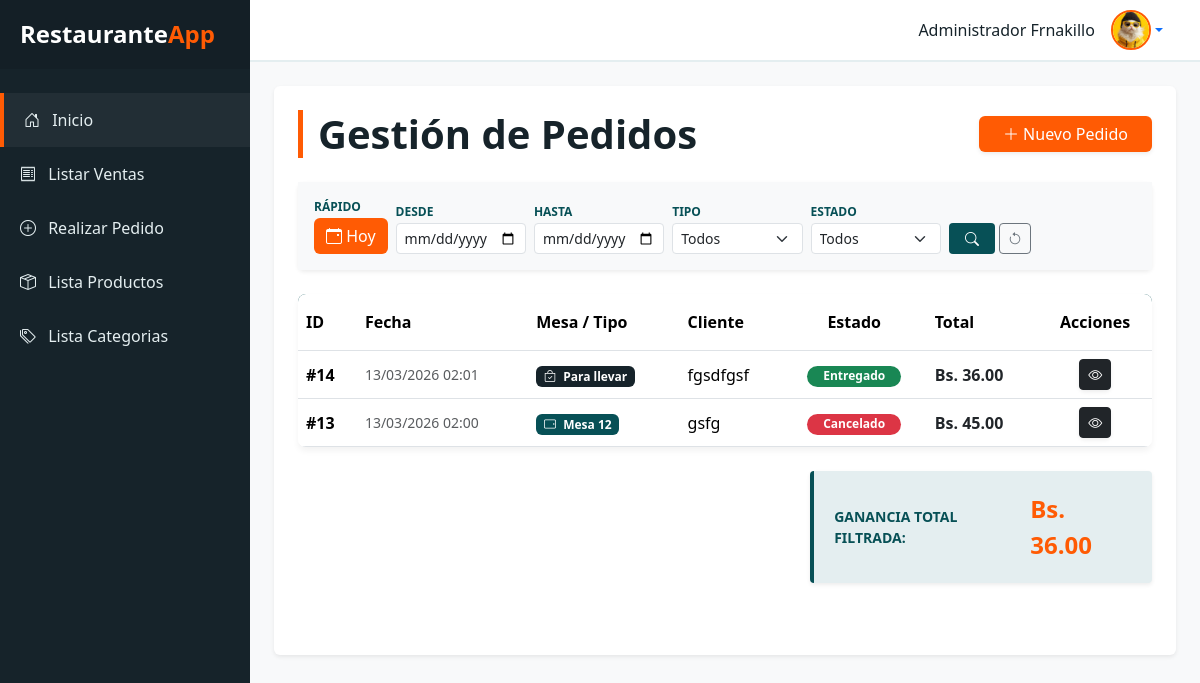
Page /listarpedidos/?hoy=true on the committed database.
### restaurante/models.py (models this page shows, shortened)
class Pedido(models.Model):
    class TipoPedido(models.TextChoices):
        MESA = "MESA", _("En mesa")
        LLEVAR = "LLEVAR", _("Para llevar")
    class Estado(models.TextChoices):
        PENDIENTE = "PENDIENTE", _("Pendiente")
        PREPARANDO = "PREPARANDO", _("Preparando")
        ENTREGADO = "ENTREGADO", _("Entregado")
        CANCELADO = "CANCELADO", _("Cancelado")
    fecha = models.DateTimeField(auto_now_add=True)
    tipo = models.CharField(
        max_length=20,
        choices=TipoPedido.choices,
        default=TipoPedido.MESA
    )
    estado = models.CharField(
        max_length=20,
        choices=Estado.choices,
        default=Estado.PENDIENTE
    )
    mesa = models.CharField(max_length=20, blank=True, null=True)
    cliente_nombre = models.CharField(max_length=100, blank=True, null=True)
    class Meta:
        verbose_name = _("Pedido")
        verbose_name_plural = _("Pedidos")
    @property
    def total(self):
        return sum(det.subtotal for det in self.detalles.all())

class DetallePedido(models.Model):
    pedido = models.ForeignKey(Pedido, on_delete=models.CASCADE, related_name="detalles")
    producto = models.ForeignKey(Producto, on_delete=models.PROTECT)
    cantidad = models.PositiveIntegerField(default=1)
    precio_unitario = models.DecimalField(max_digits=10, decimal_places=2)
    class Meta:
        verbose_name = _("Detalle de Pedido")
        verbose_name_plural = _("Detalles del Pedido")
    @property
    def subtotal(self):
        return self.cantidad * self.precio_unitario

### restaurante/views.py (the view)
# urls.py: path('listarpedidos/', views.lista_pedidos, name='lista_pedidos'),
def lista_pedidos(request):
    estado_filtro = request.GET.get('estado')
    tipo_filtro = request.GET.get('tipo')
    fecha_desde = request.GET.get('desde')
    fecha_hasta = request.GET.get('hasta')
    solo_hoy = request.GET.get('hoy') == 'true'
    qs = Pedido.objects.all().order_by('-fecha')
    if solo_hoy:
        hoy = timezone.now().date()
        qs = qs.filter(fecha__date=hoy)
    elif fecha_desde and fecha_hasta:
        qs = qs.filter(fecha__date__range=[fecha_desde, fecha_hasta])
    if estado_filtro and estado_filtro != 'TODOS':
        qs = qs.filter(estado=estado_filtro)
    if tipo_filtro and tipo_filtro != 'TODOS':
        qs = qs.filter(tipo=tipo_filtro)
    total_registros = qs.count()
    pedidos_entregados = qs.filter(estado='ENTREGADO')
    ganancia_solo_entregados = sum(p.total for p in pedidos_entregados)
    context = {
        'pedidos': qs,
        'estados_choices': Pedido.Estado.choices,
        'tipos_choices': Pedido.TipoPedido.choices,
        'estado_seleccionado': estado_filtro or 'TODOS',
        'tipo_seleccionado': tipo_filtro or 'TODOS',
        'fecha_desde': fecha_desde,
        'fecha_hasta': fecha_hasta,
        'es_hoy': solo_hoy,
        'total_registros': total_registros,
        'ganancia_total': ganancia_solo_entregados,
    }
    return render(request, 'pedidos/listar_pedidos.html', context)

### restaurante/templates/pedidos/listar_pedidos.html (shortened to what this page needs)
{% extends "base.html" %}
{% block content %}
<div class="row align-items-center mb-4">
    <div class="col-md-6">
        <h1 class="title-accent m-0">Gestión de Pedidos</h1>
    </div>
    <div class="col-md-6 text-md-end mt-3 mt-md-0">
        <a href="{% url 'crear_pedido' %}" class="btn btn-orange px-4 shadow-sm">
            <i class="bi bi-plus-lg"></i> Nuevo Pedido
        </a>
    </div>
</div>
<div class="card border-0 shadow-sm mb-4">
    <div class="card-body bg-light">
        <form method="get" class="row g-2 align-items-end">
            <div class="col-md-auto">
                <span class="filter-label">Rápido</span>
                <a href="?hoy=true" class="btn {% if es_hoy %}btn-orange{% else %}btn-outline-dark{% endif %} w-100">
                    <i class="bi bi-calendar-event"></i> Hoy
                </a>
            </div>
            <div class="col-md-2">
                <span class="filter-label">Desde</span>
                <input type="date" name="desde" value="{{ fecha_desde }}" class="form-control form-control-sm">
            </div>
            <div class="col-md-2">
                <span class="filter-label">Hasta</span>
                <input type="date" name="hasta" value="{{ fecha_hasta }}" class="form-control form-control-sm">
            </div>
            <div class="col-md-2">
                <span class="filter-label">Tipo</span>
                <select name="tipo" class="form-select form-select-sm">
                    <option value="TODOS">Todos</option>
                </select>
            </div>
            <div class="col-md-2">
                <span class="filter-label">Estado</span>
                <select name="estado" class="form-select form-select-sm">
                    <option value="TODOS">Todos</option>
                </select>
            </div>
            <div class="col-md-auto">
                <div class="d-flex gap-1">
                    <button type="submit" class="btn btn-filter btn-sm px-3" title="Aplicar Filtros">
                        <i class="bi bi-search"></i>
                    </button>
                    <a href="{% url 'lista_pedidos' %}" class="btn btn-outline-secondary btn-sm" title="Limpiar">
                        <i class="bi bi-arrow-counterclockwise"></i>
                    </a>
                </div>
            </div>
        </form>
    </div>
</div>
<div class="table-responsive custom-table">
    <table class="table table-hover align-middle bg-white mb-0">
        <thead>
            <tr>
                <th class="py-3">ID</th>
                <th class="py-3">Fecha</th>
                <th class="py-3">Mesa / Tipo</th>
                <th class="py-3">Cliente</th>
                <th class="py-3 text-center">Estado</th>
                <th class="py-3">Total</th>
                <th class="py-3 text-center">Acciones</th>
            </tr>
        </thead>
        <tbody>
            {% for pedido in pedidos %}
            <tr>
                <td class="fw-bold">#{{ pedido.id }}</td>
                <td class="text-muted small">{{ pedido.fecha|date:"d/m/Y H:i" }}</td>
                <td>
                    {% if pedido.mesa %}
                        <span class="badge badge-mesa"><i class="bi bi-tablet-landscape me-1"></i> Mesa {{ pedido.mesa }}</span>
                    {% else %}
                        <span class="badge badge-llevar"><i class="bi bi-bag-check me-1"></i> Para llevar</span>
                    {% endif %}
                </td>
                <td>{{ pedido.cliente_nombre|default:"Consumidor Final" }}</td>
                <td class="text-center">
                    {% if pedido.estado == "PENDIENTE" %}
                        <span class="badge rounded-pill bg-warning text-dark px-3">Pendiente</span>
                    {% elif pedido.estado == "PREPARANDO" %}
                        <span class="badge rounded-pill bg-info text-dark px-3">Preparando</span>
                    {% elif pedido.estado == "ENTREGADO" %}
                        <span class="badge rounded-pill bg-success px-3">Entregado</span>
                    {% else %}
                        <span class="badge rounded-pill bg-danger px-3">Cancelado</span>
                    {% endif %}
                </td>
                <td class="fw-bold text-dark">Bs. {{ pedido.total }}</td>
                <td class="text-center">
                    <div class="btn-group shadow-sm">
                        <a href="{% url 'detalle_pedido' pedido.id %}"
   class="btn btn-sm btn-dark btn-ver-detalle"
   data-id="{{ pedido.id }}"
   data-bs-toggle="modal"
   data-bs-target="#modalDetalle">
    <i class="bi bi-eye"></i>
</a>
                    </div>
                </td>
            </tr>
            {% endfor %}
        </tbody>
    </table>
</div>
{% if total_registros > 0 %}
<div class="mt-4 row justify-content-end">
    <div class="col-md-4 col-lg-5">
        <div class="total-box d-flex justify-content-between align-items-center shadow-sm">
            <span class="fw-bold text-uppercase small" style="color: var(--deep-sea-green);">Ganancia Total Filtrada:</span>
            <span class="fs-4 price-text">Bs. {{ ganancia_total|default:"0.00"|floatformat:2 }}</span>
        </div>
    </div>
</div>
{% endif %}
<br><br>
{% endblock %}

### restaurante/templates/base.html (style rules this page uses)
:root { --mirage: #16232a; --blaze-orange: #ff5b04; --deep-sea-green: #075056; --wild-sand: #e4eef0; }
body { background-color: #f8f9fa; overflow-x: hidden; }
.btn-orange { background-color: var(--blaze-orange); color: white; border: none; }

### restaurante/templates/pedidos/listar_pedidos.html (style rules this page uses)
.title-accent { color: var(--mirage); border-left: 5px solid var(--blaze-orange); padding-left: 15px; font-weight: 700; }
.custom-table thead { background-color: var(--deep-sea-green); color: white; }
.custom-table { border-radius: 8px; overflow: hidden; box-shadow: 0 4px 6px rgba(0,0,0,0.05); }
.btn-filter { background-color: var(--deep-sea-green); color: white; border: none; }
.btn-orange { background-color: var(--blaze-orange); color: white; }
.badge-mesa { background-color: var(--deep-sea-green); }
.badge-llevar { background-color: var(--mirage); }
.total-box { background-color: var(--wild-sand); border-left: 4px solid var(--deep-sea-green); padding: 20px; border-radius: 4px; }
.price-text { color: var(--blaze-orange); font-weight: 800; }
.filter-label { font-size: 0.75rem; font-weight: bold; color: var(--deep-sea-green); text-transform: uppercase; margin-bottom: 2px; display: block; }

### rows in the picture
Pedido: id "14", fecha "13/03/2026 02:01", shows "Para llevar", cliente_nombre "fgsdfgsf", estado "Entregado", total "36.00"
Pedido: id "13", fecha "13/03/2026 02:00", mesa "12", cliente_nombre "gsfg", estado "Cancelado", total "45.00"

### other values in the picture
{{ ganancia_total|default:"0.00"|floatformat:2 }} "36.00"
